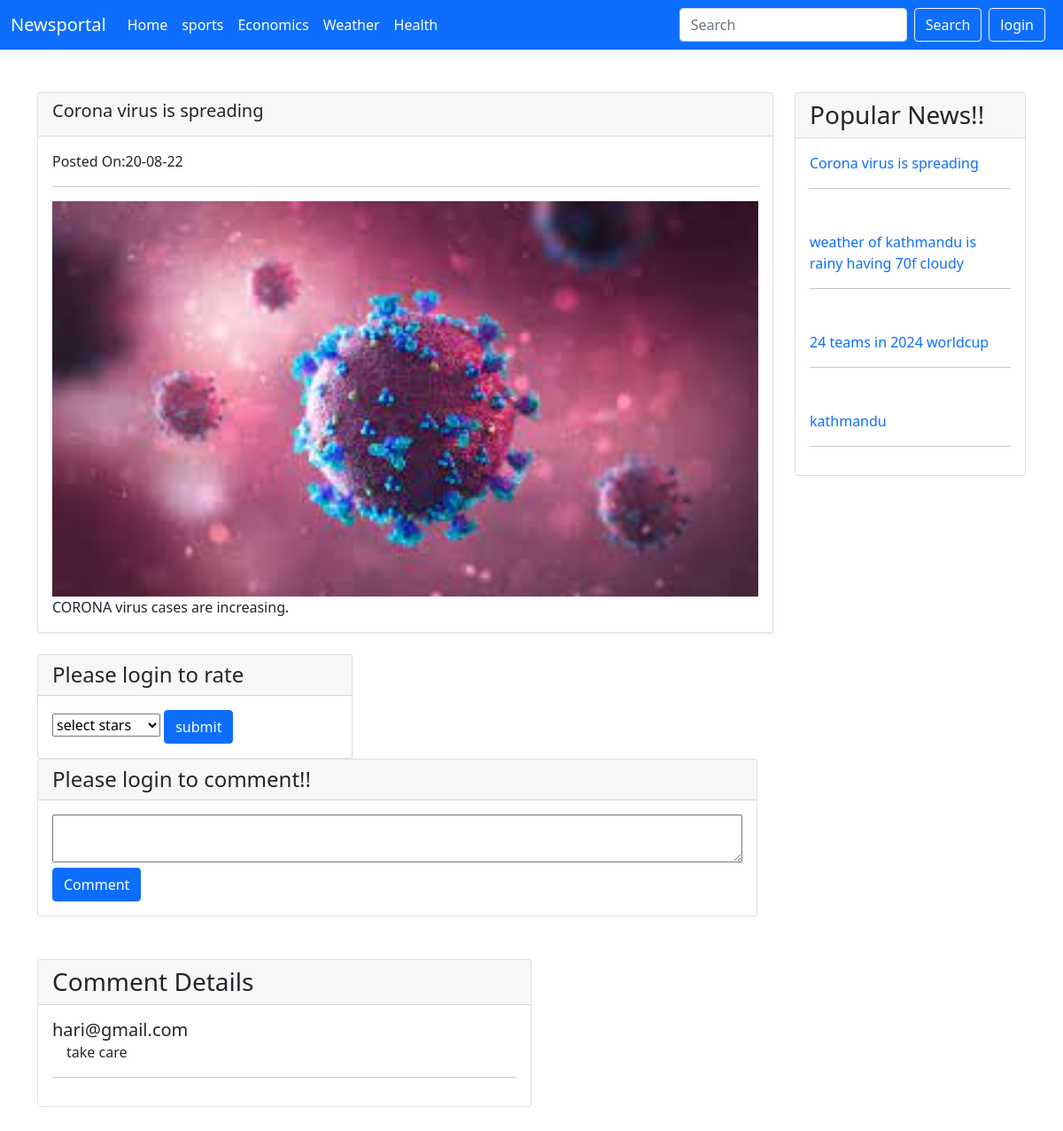
The page /user/post.php?title=Covid-19 on the database its author committed.
### tables this page shows
CREATE TABLE `category` (
  `cat_id` int(11) NOT NULL,
  `name` varchar(50) NOT NULL,
  `description` varchar(100) NOT NULL,
  `slug` varchar(50) NOT NULL
);

CREATE TABLE `news` (
  `nid` int(11) NOT NULL,
  `category` int(11) NOT NULL,
  `title` varchar(200) NOT NULL,
  `slug` varchar(100) NOT NULL,
  `description` varchar(5000) NOT NULL,
  `image` varchar(2000) NOT NULL,
  `date` varchar(100) NOT NULL
);

CREATE TABLE `comment` (
  `id` int(11) NOT NULL,
  `nid` int(11) DEFAULT NULL,
  `name` varchar(100) DEFAULT NULL,
  `comm` varchar(200) DEFAULT NULL,
  `status` varchar(23) NOT NULL DEFAULT 'unconfirmed'
);

### user/post.php (the view, shortened to what this page needs)
<?php
include('layout/header.php');
include('phpFile/conn.php');
?>
<div class="py-5">
    <div class="container">
        <div class="row">
            <div class="col-md-9">
                <?php
                if(isset($_GET['title'])){
                    $slug=mysqli_real_escape_string($conn,$_GET['title']);
                       $posts="SELECT * FROM news where slug='$slug'";
                       $posts_run=mysqli_query($conn,$posts);
                       if(mysqli_num_rows($posts_run)>0){
                        foreach($posts_run as $postItems){
                            ?>
                            <div class="card shadow-sm mb-4">
                                <div class="card-header">
                                <h5> <?=$postItems['title'];?></h5>
                                </div>
                              <div class="card-body">
                              <label class="text-dark me-2">Posted On:<?= date('d-m-y',strtotime($postItems['date']));?></label>
                             <hr>
                             <?php if( $postItems['image']!= null) : ?>
                            <img src="../admin/phpFile/image/<?= $postItems['image']?>" alt="<?=$postItems['title'];?>"style="width:100%; height:100%;"/>
                             <?php endif; ?>
                                <div>
                                 <?=$postItems['description'];?>
                                </div>
                            </div>
                         </div>
                        <?php
                        }
                    }else{
                        ?>
                        <h4> No such category found </h4>
                        <?php
                    }
                }else{
                    ?>
                    <h4> No such url </h4>
                    <?php
                }
                ?>
            </div>
            <div class="col-md-3">
                <div class="card">
                    <div class="card-header h3">
                        Popular News!!
                    </div>
                    <?php
                     $sql= "SELECT news.nid,news.slug, news.title, SUM(rating.counts) FROM rating
                    INNER JOIN news ON rating.nid = news.nid GROUP BY rating.nid, news.title ORDER BY SUM(rating.counts) desc LIMIT 5" ;
                         $comm_run=mysqli_query($conn,$sql);
                         foreach($comm_run as $commItem){
                                ?>
                        <div class="card-body">
                        <a class="text-decoration-none" href=" post.php?title=<?= $commItem['slug'];?>">
                            <span class="h6 col-md-4 mt-2"><?=$commItem['title'] ?></span><br>
                         </a>
                            <hr>
                        </div>
                        <?php
                                        }
                        ?>
                </div>
            </div>
            <?php if(isset($_SESSION['users'])):?>
        <form method="post" id="rate" name="rate">
            <div class="col-md-6 col-lg-4">
                <div class="card h4">
                    <div class="card-header">
                            Rate Now!!
                    </div>
                    <div class="card-body">
                        <select class="rate_select" name="rate_select" required>
                            <option value="0">select stars!!</option>
                            <option value="1">⭐</option>
                            <option value="2">⭐⭐</option>
                            <option value="3">⭐⭐⭐</option>
                            <option value="4">⭐⭐⭐⭐</option>
                            <option value="5">⭐⭐⭐⭐⭐</option>
                        </select>
                        <?php if(isset($_GET['title'])){
                    $slug=mysqli_real_escape_string($conn,$_GET['title']);
                       $posts="SELECT * FROM news where slug='$slug'";
                       $posts_run=mysqli_query($conn,$posts);
                       if(mysqli_num_rows($posts_run)>0){
                         foreach($posts_run as $postItems){
                            ?>
                        <input type="hidden" name="hidden_id" value="<?=$id=$postItems['nid'];?>">
                        <input type="hidden" name="hidden_slug" value="<?=$id=$postItems['slug'];?>">
                        <?php } } } ?>
                        <button type="submit" class="btn btn-primary" id="rate_btn">submit</button>
                    </div>
                </div>
            </div>
        </form>
        <?php else: ?>
            <div class="col-md-6 col-lg-4">
                <div class="card">
                    <div class="card-header h4">
                           Please login to rate
                    </div>
                    <div class="card-body">
                        <select class="rate_select" name="rate_select">
                            <option value="">select stars</option>
                        </select>
                        <button type="submit" class="btn btn-primary" id="rate_btn">submit</button>
                    </div>
                </div>
            </div>
            <?php endif; ?>
        <?php if(isset($_SESSION['users'])):?>
        <form method="post" id="com" >
            <div class="row">
                <div class="col-md-9">
                    <div class="card">
                        <div class="card-header h4">
                            Comment Below!!
                        </div>
                        <div class="card-body">
                        <textarea class="col-md-12" name="desc"></textarea>
                        <?php if(isset($_GET['title'])){
                    $slug=mysqli_real_escape_string($conn,$_GET['title']);
                       $posts="SELECT * FROM news where slug='$slug'";
                       $posts_run=mysqli_query($conn,$posts);
                       if(mysqli_num_rows($posts_run)>0){
                         foreach($posts_run as $postItems){
                            ?>
                        <input type="hidden" name="hidden_id" value="<?=$id=$postItems['nid'];?>">
                        <?php } } } ?>
                            <input class="btn btn-primary" name="submit" type="submit" id="comm" value="comment">
                        </div>
                    </div>
                </div>
            </div>
        </form>
        <script>
            $(document).ready(function(){
                $('#comm').click(function(){
                    var com=document.getElementById('com');
                $.ajax({
                        url:"phpFile/comm.php",
                        method:"POST",
                        data: new FormData(com),
                        contentType:false,
                        cache:false,
                        processData:false,
                        success:function(data)
                        {
                            alert(data);
                            location.reload(true);
                        }
                  });
                });
                $('#rate_btn').click(function(){
                    var rate=document.getElementById('rate');
                    $.ajax({
                        url:"phpFile/rating.php",
                        method:"POST",
                        data: new FormData(rate),
                        contentType:false,
                        cache:false,
                        processData:false,
                        success:function(data)
                        {
                            alert(data);
                            location.reload(true);
                        }
                  });
                });
            });
            </script>
        <?php else: ?>
        <div class="row">
            <div class="col-md-9">
                <div class="card">
                    <div class="card-header h4">
                        Please login to comment!!
                    </div>
                    <div class="card-body">
                      <textarea class="col-md-12"></textarea>
                        <a href="#" class="btn btn-primary">Comment</a>
                    </div>
                </div>
            </div>
        </div>
        <?php endif; ?>
        <div clas="row">
            <div class="col-md-6  mt-5">
                <div class="card">
                    <div class="card-header h3">
                        Comment Details
                    </div>
                    <?php if(isset($_GET['title'])){
                    $slug=mysqli_real_escape_string($conn,$_GET['title']);
                       $posts="SELECT * FROM news where slug='$slug'";
                       $posts_run=mysqli_query($conn,$posts);
                       if(mysqli_num_rows($posts_run)>0){
                         foreach($posts_run as $postItems){
                            $nid=$postItems['nid'];
                            $sql= "SELECT news.title,comment.name,comment.comm,comment.id
                            FROM comment
                            INNER JOIN news ON comment.nid = news.nid WHERE comment.nid='".$nid."' AND status='approved';
                            " ;
                                $comm_run=mysqli_query($conn,$sql);
                                foreach($comm_run as $commItem){
                            ?>
                    <div class="card-body">
                        <span class="h5 col-md-4 mt-2"><?=$commItem['name'] ?></span><br>
                        <span class="col-md-6 ms-3"><?=$commItem['comm']?></span>
                        <hr>
                    </div>
                    <?php
                                    }
                                }
                            }
                        }
                    ?>
                </div>
            </div>
        </div>
    </div>
</div>
<?php include('layout/footer.php');

### user/layout/header.php (shortened to what this page needs)
<?php include('phpFile/conn.php');
?>
<!DOCTYPE html>
<html lang="en">
<head>
    <link rel="stylesheet" href="./css/bootstrap.css">
    <link rel="stylesheet" href="https://cdnjs.cloudflare.com/ajax/libs/font-awesome/4.7.0/css/font-awesome.min.css">
    <link rel="stylesheet" href="https://use.fontawesome.com/releases/v5.8.1/css/all.css">
</head>
<body>
<nav class="navbar navbar-expand-lg bg-primary ">
  <div class="container-fluid" >
    <a class="navbar-brand text-white" href="index.php">Newsportal</a>
    <div class="collapse navbar-collapse" id="navbarSupportedContent">
      <ul class="navbar-nav me-auto mb-2 mb-lg-0 text-light">
        <li class="nav-item">
          <a class="nav-link active text-white" aria-current="page" href="index.php">Home</a>
        </li>
        <?php
              $navbarCategory="SELECT * FROM category";
              $navbarCategory_run=mysqli_query($conn,$navbarCategory);
              if(mysqli_num_rows($navbarCategory_run)>0){
                foreach($navbarCategory_run as $navItems){
        ?>
         <li class="nav-item">
          <a class="nav-link text-white" href=" category.php?title=<?= $navItems['slug'];?>"><?=$navItems['name']?></a>
        </li>
        <?php
          }
          }
        ?>
      </ul>
      <form class="d-flex" role="search" method="post" action="./search.php">
        <input class="form-control me-2" type="search" placeholder="Search" aria-label="Search" name="search" required>
        <button class="btn border-light text-light" type="submit" name="sSubmit">Search</button>
      </form>
      <?php if(isset($_SESSION['users'])):?>
      <form class="d-flex me-2" method="post" action="logout.php">
      <input type="submit" class="btn border-light bg-primary text-white ms-2" value="logout">
      </form>
    <?php else:?> <form class="d-flex me-2" method="post" action="login.php">
      <input type="submit" class="btn border-light bg-primary text-white ms-2" value="login">
      </form>
      <?php endif; ?>
    </div>
  </div>
</nav>

### user/layout/footer.php (shortened to what this page needs)
</body>
</html>

### rows shown on the page
category: name "sports"
category: name "Economics"
category: name "Weather"
category: name "Health"
news: title "Corona virus is spreading", date "20-08-22", image (picture), description "CORONA virus cases are increasing."
news: title "weather of kathmandu is rainy having 70f cloudy"
news: title "24 teams in 2024 worldcup"
news: title "kathmandu"
comment: name "hari@gmail.com", comm "take care"
